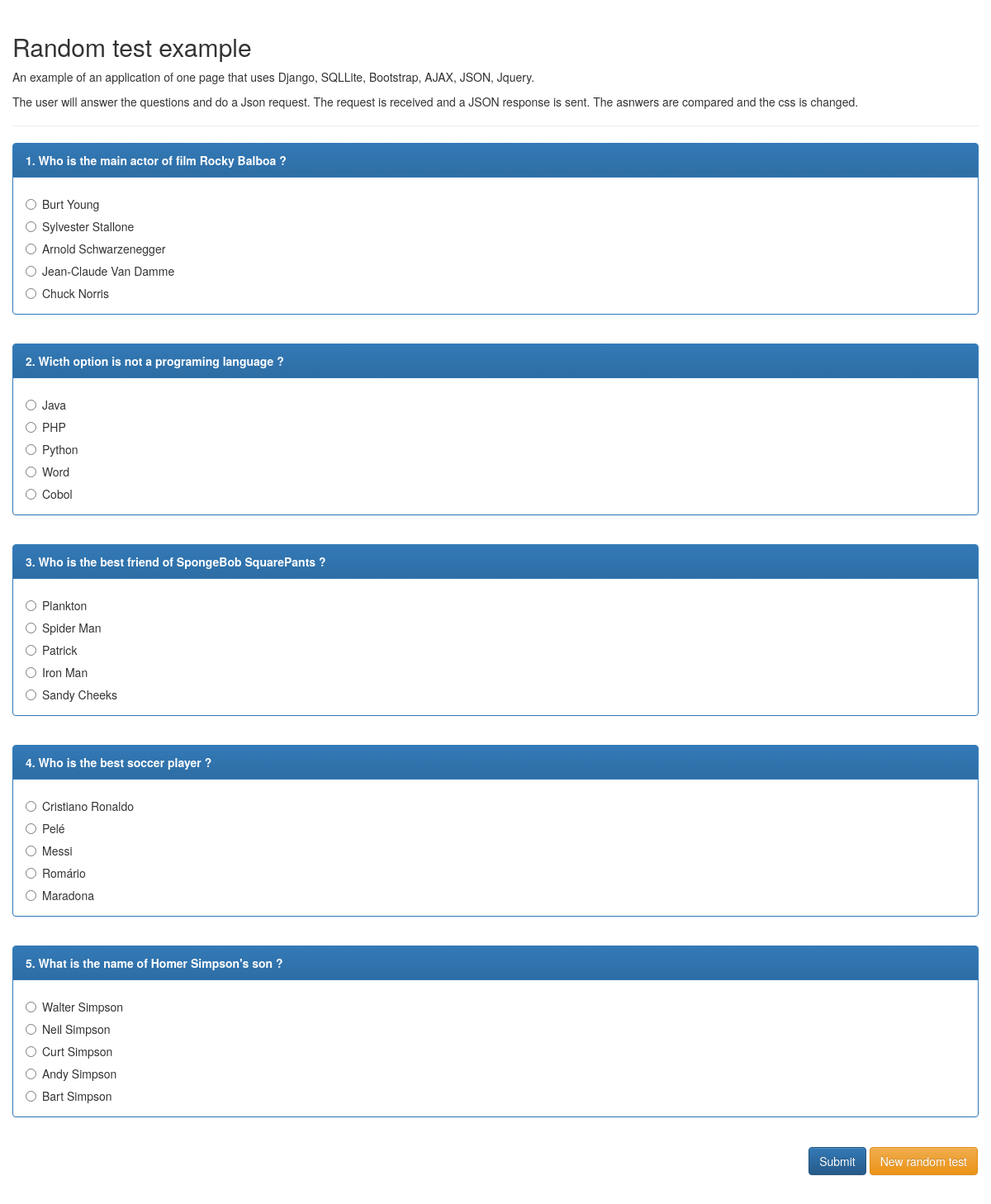
The app's page /qa/random_test/ with its own data.
### qa/models.py (models this page shows, shortened)
class Question(models.Model):
    text = models.CharField(max_length=500)

class Alternative(models.Model):
    question = models.ForeignKey(Question)
    text = models.CharField(max_length=200)
    is_answer = models.BooleanField(default=False)

### qa/views.py (the view)
def random_test(request, number_of_questions=5):
    test_questions = []
    questions_in_db = Question.objects.all().count()
    if questions_in_db == 0:
        messages.error(request, 'There is no question in database. You must add questions to generate a test.' )
    if questions_in_db < number_of_questions:
        messages.warning(request, 'There are only ' + str(questions_in_db) + ' questions in database. The test will be limited to ' + str(questions_in_db) + ' question(s).' )
        number_of_questions = questions_in_db
    questions = Question.objects.all()
    random_array = []
    while len(random_array) < number_of_questions:
        x = random.randrange(number_of_questions)
        if not x in random_array:
            random_array.append(x)
            test_questions.append(questions[x])
    return render(request, template_name='random_test.html', context={'number_of_questions':number_of_questions, 'questions':test_questions})

### qa/templates/random_test.html (shortened to what this page needs)
<!DOCTYPE html>
<html>
<head>
<link rel="stylesheet" href="https://maxcdn.bootstrapcdn.com/bootstrap/3.3.7/css/bootstrap.min.css">
<link rel="stylesheet" href="https://maxcdn.bootstrapcdn.com/bootstrap/3.3.7/css/bootstrap-theme.min.css">
</head>
<body>
	<div class="container">
		<div class="row">
			<div class="page-header">
				<h2>Random test example</h2>
				<p>An example of an application of one page that uses Django, SQLLite, Bootstrap, AJAX, JSON, Jquery.</p>
				<p>The user will answer the questions and do a Json request. The request is received and a JSON response is sent. The asnwers are compared and the css is changed.</p>
			</div>
		</div>
		<div id="id_questions_form" class="form-horizontal">
		{%for q in questions %}
			<div class="form-group row">
				<div id="question{{forloop.counter}}" class="question" question-db-id="{{q.id}}">
					<div id="id_panel{{q.id}}" class="panel panel-primary">
						<div class="panel-heading">
							<strong>{{forloop.counter}}. {{q.text}}</strong>
						</div>
						<div class="panel-body">
						{% for a in q.alternative_set.all %}
							<div class="radio">
								<label id="id_alternative{{a.id}}" class="alternative">
									<input type="radio" name="question{{forloop.parentloop.counter}}" value="{{a.id}}">
									{{ a.text }}
								</label>
							</div>
						{% endfor %}
						</div>
					</div>
				</div>
			</div>
		{% endfor %}
		<div class="row">
			<div class="navbar pull-right">
				<a id="id_btn_submit_test" class="btn btn-primary" href="#" >Submit</a>
				<a class="btn btn-warning" href="{% url 'random_test' %}">New random test</a>
			</div>
		</div>
	</div>
	</div>
</body>
</html>

### records on screen
Question: text "Who is the main actor of film Rocky Balboa ?"
Alternative: text "Burt Young"
Alternative: text "Sylvester Stallone"
Alternative: text "Arnold Schwarzenegger"
Alternative: text "Jean-Claude Van Damme"
Alternative: text "Chuck Norris"
Question: text "Wicth option is not a programing language ?"
Alternative: text "Java"
Alternative: text "PHP"
Alternative: text "Python"
Alternative: text "Word"
Alternative: text "Cobol"
Question: text "Who is the best friend of SpongeBob SquarePants ?"
Alternative: text "Plankton"
Alternative: text "Spider Man"
Alternative: text "Patrick"
Alternative: text "Iron Man"
Alternative: text "Sandy Cheeks"
Question: text "Who is the best soccer player ?"
Alternative: text "Cristiano Ronaldo"
Alternative: text "Pelé"
Alternative: text "Messi"
Alternative: text "Romário"
Alternative: text "Maradona"
Question: text "What is the name of Homer Simpson's son ?"
Alternative: text "Walter Simpson"
Alternative: text "Neil Simpson"
Alternative: text "Curt Simpson"
Alternative: text "Andy Simpson"
Alternative: text "Bart Simpson"
